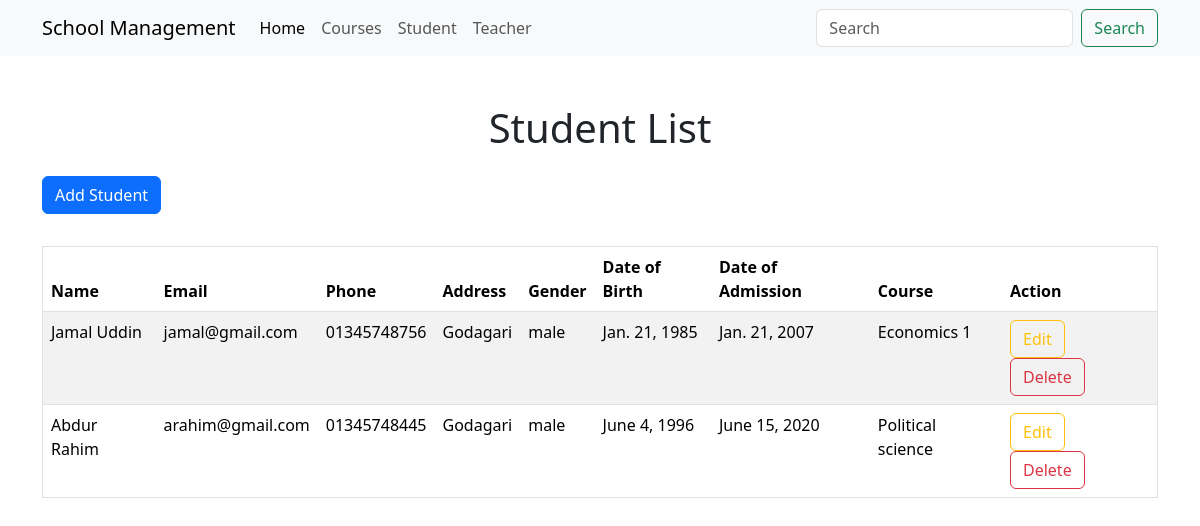
The page /student/ on the database its author committed.
### student/models.py (models this page shows, shortened)
class Student(models.Model):
    name = models.CharField(max_length=100)
    email = models.EmailField()
    phone = models.CharField(max_length=20)
    address = models.CharField(max_length=200)
    gender = models.CharField(max_length=10)
    date_of_birth = models.DateField()
    date_of_admission = models.DateField()
    photo = models.ImageField(upload_to=student_directory_path, null=True, blank=True)
    course = models.ForeignKey('course.Course', on_delete=models.CASCADE)

### course/models.py (models this page shows)
class Course(models.Model):
    name = models.CharField(max_length=100)
    course_code = models.CharField(max_length=10)
    credit = models.IntegerField()
    price = models.DecimalField(max_digits=10, decimal_places=2)
    is_active = models.BooleanField(default=True)
    def __str__(self):
        return self.name

### student/views.py (the view)
# urls.py: path('student/', views.student_index, name='student_index'),
def student_index(request):
    students = Student.objects.all()
    return render(request, 'student/index.html', {'students': students})

### student/templates/student/index.html (shortened to what this page needs)
{% extends 'base.html' %}
{% block content %}
    <h1 class="text-center">Student List</h1>
    <a href="{% url 'student_create' %}" class="btn btn-primary my-3">Add Student</a>
    <table class="table table-striped table-hover mt-3 border">
        <thead>
            <th>Name</th>
            <th>Email</th>
            <th>Phone</th>
            <th>Address</th>
            <th>Gender</th>
            <th>Date of Birth</th>
            <th>Date of Admission</th>
            <th>Course</th>
            <th>Action</th>
        </thead>
        <tbody>
            {% for student in students %}
            <tr>
                <td>{{ student.name }}</td>
                <td>{{ student.email }}</td>
                <td>{{ student.phone }}</td>
                <td>{{ student.address }}</td>
                <td>{{ student.gender }}</td>
                <td>{{ student.date_of_birth }}</td>
                <td>{{ student.date_of_admission }}</td>
                <td>{{ student.course }}</td>
                <td>
                    <a href="{% url 'student_edit' student.id %}" class="btn btn-outline-warning me-2">Edit</a>
                    <a href="{% url 'student_delete' student.id %}" class="btn btn-outline-danger">Delete</a>
                </td>
            </tr>
            {% endfor %}
        </tbody>
    </table>
{% endblock content %}

### rows shown on the page
Student: name "Jamal Uddin", email "jamal@gmail.com", phone "01345748756", address "Godagari", gender "male", date_of_birth "Jan. 21, 1985", date_of_admission "Jan. 21, 2007", course "Economics 1"
Student: name "Abdur Rahim", email "arahim@gmail.com", phone "01345748445", address "Godagari", gender "male", date_of_birth "June 4, 1996", date_of_admission "June 15, 2020", course "Political science"
